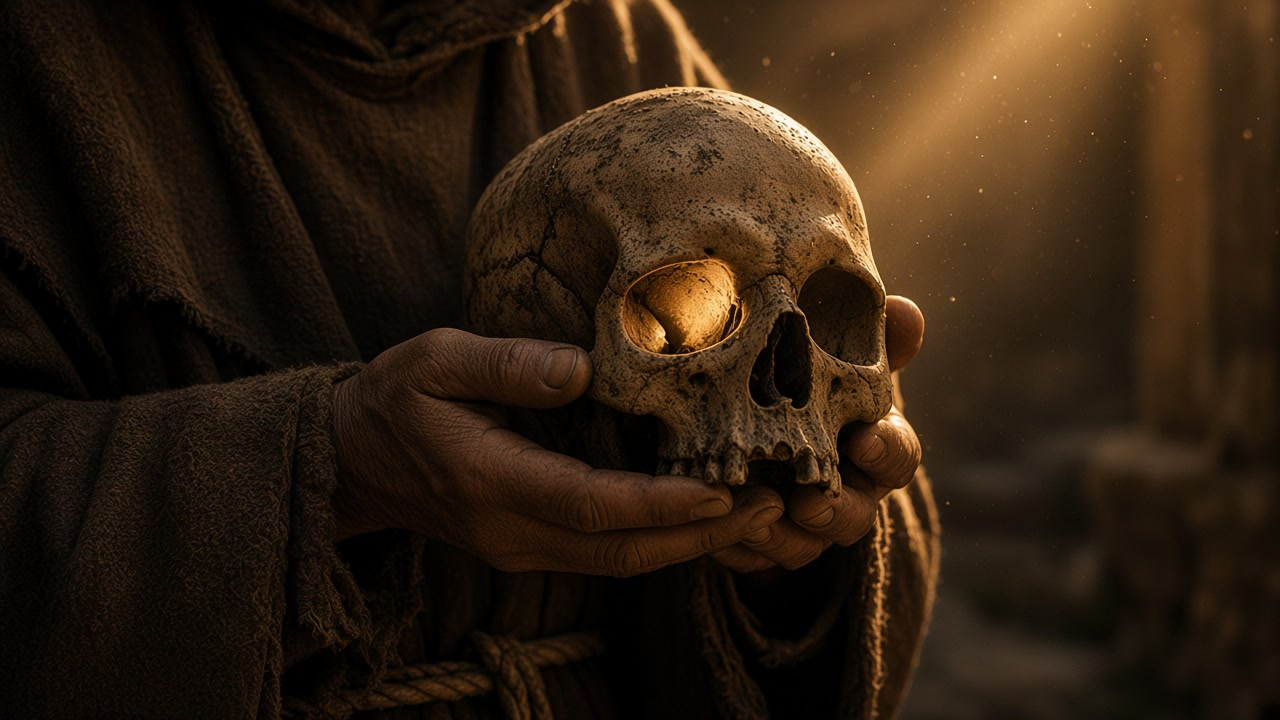
#> input picture allegory-ripurgato/frames/03_teschio_cenere.jpg, 1280 x 720 px; its folder holds 7 pictures in this run
$ python build_video.py ../frames/01_nunzio_ritratto.jpg
#> lines starting #> are read from the running program, lines starting #| are printed output that depends on the picture
#!/usr/bin/env python3
"""Assemble the allegorical short from stills + placeholder voice."""

from __future__ import annotations

import os
import shutil
import subprocess
import sys
from pathlib import Path

from PIL import Image, ImageDraw, ImageEnhance, ImageFilter, ImageFont

ROOT = Path(__file__).resolve().parents[1]
FRAMES_IN = Path("/opt/cursor/artifacts/assets")
FRAMES = ROOT / "frames"
AUDIO = ROOT / "audio"
VIDEO = ROOT / "video"
FONT_REG = "/usr/share/fonts/truetype/liberation/LiberationSerif-Regular.ttf"
FONT_BOLD = "/usr/share/fonts/truetype/liberation/LiberationSerif-Bold.ttf"
FONT_ITA = "/usr/share/fonts/truetype/liberation/LiberationSerif-Italic.ttf"
EDGE = os.path.expanduser("~/.local/bin/edge-tts")
W, H, FPS = 1280, 720, 25

SHOTS = [
    # file stem in artifacts, duration seconds, zoom direction
    ("00_vicolo_vuoto", 4.2, "in"),
    ("02_vicolo_arrivo", 4.0, "in"),
    ("01_nunzio_ritratto", 3.8, "in"),
    ("03_teschio_cenere", 3.6, "in"),
    ("04_proclama", 4.2, "in"),
    ("05_fuoco_purgatorio", 4.0, "in"),
    ("06_cenere_sale", 4.2, "out"),
    ("07_sguardo_finale", 4.6, "in"),
    ("08_cartello_clean", 5.4, "in"),
]
XFADE = 0.7


def run(cmd: list[str], **kwargs) -> subprocess.CompletedProcess:
    print("+", " ".join(str(c) for c in cmd[:12]), "..." if len(cmd) > 12 else "")
    return subprocess.run(cmd, check=True, **kwargs)


def copy_frames() -> None:
    FRAMES.mkdir(parents=True, exist_ok=True)
    if not FRAMES_IN.exists():
        return
    for src in FRAMES_IN.glob("*.png"):
        dst = FRAMES / (src.stem + ".jpg")
        run(
            [
                "ffmpeg", "-y", "-i", str(src),
                "-q:v", "2", str(dst),
            ],
            stdout=subprocess.DEVNULL,
            stderr=subprocess.DEVNULL,
        )


def make_title_card() -> Path:
    bg_src = FRAMES / "03_teschio_cenere.jpg"
    if not bg_src.exists():
        bg_src = FRAMES / "00_vicolo_vuoto.jpg"
    im = Image.open(bg_src).convert("RGB").resize((W, H), Image.Resampling.LANCZOS)
#> im is the input picture: PIL image 1280x720 RGB; mean R, G, B 47.4, 31.6, 16.7
    im = ImageEnhance.Brightness(im).enhance(0.38)
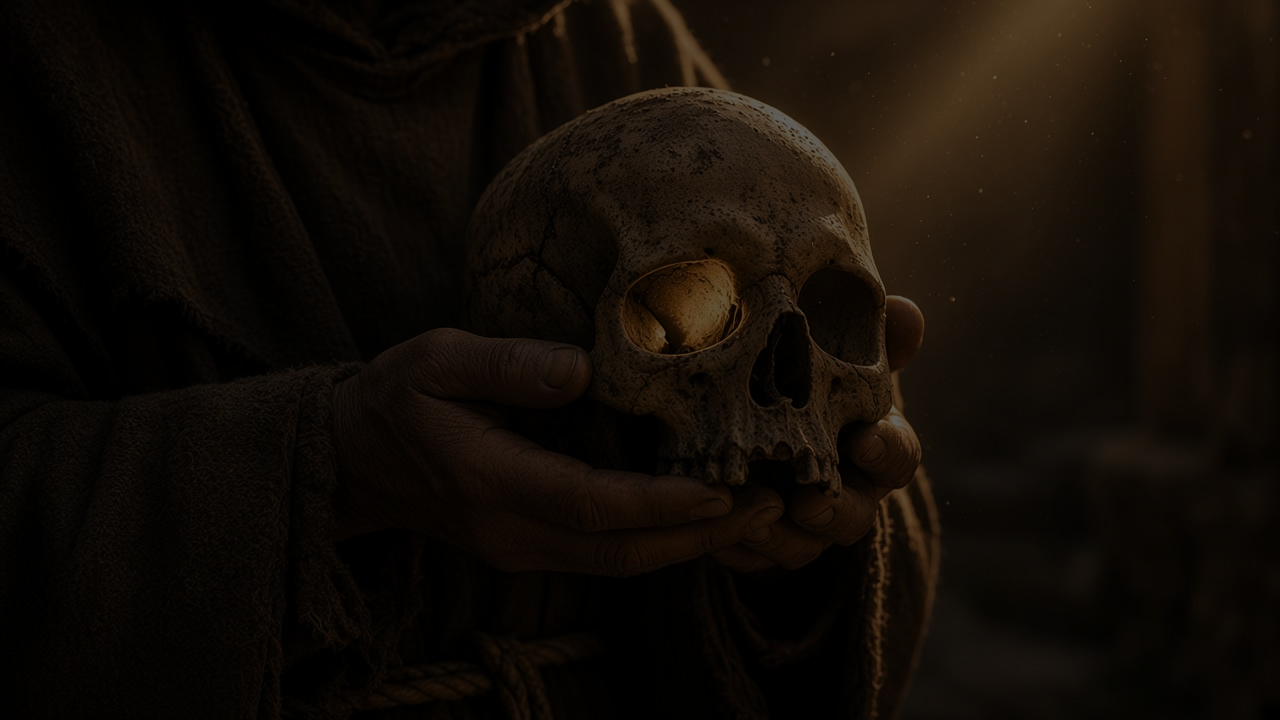
#> im: PIL image 1280x720 RGB; mean R, G, B 17.5, 11.5, 5.9
    im = ImageEnhance.Color(im).enhance(0.7)
    im = im.filter(ImageFilter.GaussianBlur(radius=1.2))
    overlay = Image.new("RGBA", (W, H), (0, 0, 0, 0))
#> overlay: PIL image 1280x720 RGBA; every value is 0
    draw = ImageDraw.Draw(overlay)
    draw.rectangle((0, 0, W, H), fill=(20, 10, 4, 90))
    draw.rectangle((0, 0, W, 90), fill=(0, 0, 0, 110))
    draw.rectangle((0, H - 90, W, H), fill=(0, 0, 0, 110))

    font_small = ImageFont.truetype(FONT_ITA, 28)
    font_line = ImageFont.truetype(FONT_BOLD, 58)
    ivory = (236, 224, 196, 235)
    muted = (196, 176, 140, 200)

    def center(text: str, y: int, font, fill) -> None:
#> called with text = "un'allegoria", y = 118, fill = (196, 176, 140, 200)
        bbox = draw.textbbox((0, 0), text, font=font)
#> bbox = (0, 6, 137, 31)
        tw = bbox[2] - bbox[0]
#> tw = 137
        draw.text(((W - tw) / 2, y), text, font=font, fill=fill)

    center("un'allegoria", 118, font_small, muted)
    center("RICORDATI CHE", 278, font_line, ivory)
    center("TI SEI RIPURGATO", 360, font_line, ivory)
    center("memento te purgatum esse", 470, font_small, muted)

    out = Image.alpha_composite(im.convert("RGBA"), overlay).convert("RGB")
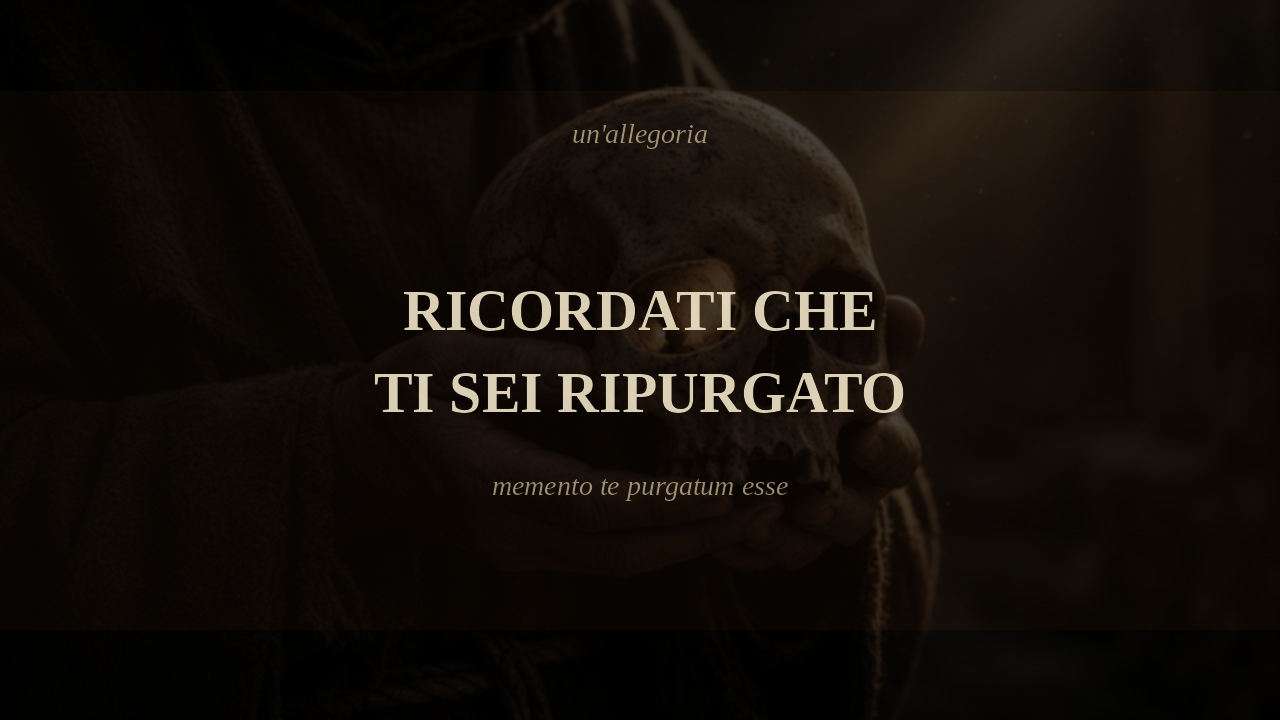
#> out: PIL image 1280x720 RGB; mean R, G, B 18.6, 13.3, 8.7
    path = FRAMES / "08_cartello_clean.jpg"
    out.save(path, quality=92)
    return path


# [121 lines left out: functions make_voice, make_ambience, not called in this run]


def ken_burns(src: Path, dst: Path, seconds: float, direction: str) -> None:
    frames = int(seconds * FPS)
    if direction == "out":
        zexpr = "1.14-0.14*(on/{0})".format(max(frames - 1, 1))
    else:
        zexpr = "1.0+0.12*(on/{0})".format(max(frames - 1, 1))
    vf = (
        f"scale=3600:-1,"
        f"zoompan=z='{zexpr}':x='iw/2-(iw/zoom/2)':y='ih/2-(ih/zoom/2)'"
        f":d={frames}:s={W}x{H}:fps={FPS},"
        f"format=yuv420p"
    )
    run(
        [
            "ffmpeg", "-y", "-loop", "1", "-i", str(src),
            "-vf", vf, "-frames:v", str(frames),
            "-c:v", "libx264", "-pix_fmt", "yuv420p", "-crf", "18",
            str(dst),
        ],
        stdout=subprocess.DEVNULL,
        stderr=subprocess.DEVNULL,
    )


# [60 lines left out: functions concat_xfade, mix, not called in this run]


def main() -> int:
    VIDEO.mkdir(parents=True, exist_ok=True)
    copy_frames()
    make_title_card()

    clip_dir = VIDEO / "clips"
    clip_dir.mkdir(exist_ok=True)
    silent = VIDEO / "picture_silent.mp4"
    if silent.exists() and "--rebuild-picture" not in sys.argv:
        probe = subprocess.check_output(
            [
                "ffprobe", "-v", "error", "-show_entries", "format=duration",
                "-of", "default=nw=1:nk=1", str(silent),
            ],
            text=True,
        ).strip()
        total = float(probe)
        print(f"reusing picture {silent} ({total:.2f}s)")
    else:
        clips = []
        durs = []
        for stem, seconds, direction in SHOTS:
            src = FRAMES / f"{stem}.jpg"
            if not src.exists():
                raise SystemExit(f"missing frame {src}")
            dst = clip_dir / f"{stem}.mp4"
            ken_burns(src, dst, seconds, direction)
            clips.append(dst)
            durs.append(seconds)
        total = concat_xfade(clips, silent, durs)
        print(f"picture duration ~ {total:.2f}s")

    voice = make_voice()
    ambience = make_ambience(total + 1.0)
    out = VIDEO / "ricordati_che_ti_sei_ripurgato.mp4"
    mix(silent, voice, ambience, total, out)
    print(f"wrote {out}")
    run(["ffprobe", "-hide_banner", str(out)])
    return 0


if __name__ == "__main__":
#> (the run stopped early here; a loop or call above may not have finished)
